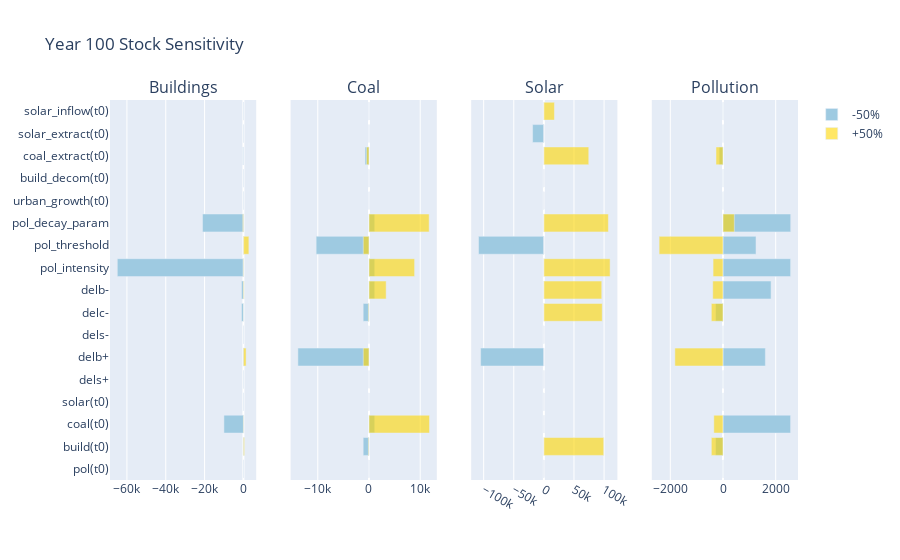

Notebook source saved alongside this figure:
### Code cell
concerns = ["buildings", "coal", "solar", "pollution"]
s_or_f = ["stock",  "flux"]
fig = plot_value_at_time(concerns, "stock")
fig.write_image(f"sens_figures/update_230517/yr_100_stock.png")
fig.show()

### Figure 1 — Plotly figure (JSON) as saved in the notebook; plotly's stock layout.template omitted (floating-point values rounded to 4 significant figures)
{"data": [{"marker": {"color": "rgb(158, 202, 225)"}, "name": "-50%", "orientation": "h", "showlegend": true, "type": "bar", "x": [0, -91.3, -10050.0, 0, 0, 304.3, 0, -986.9, -987.1, -64950.0, 1.137e-13, -21060.0, 0, 0, -281.7, 0, 0], "xaxis": "x", "y": ["pol(t0)", "build(t0)", "coal(t0)", "solar(t0)", "dels+", "delb+", "dels-", "delc-", "delb-", "pol_intensity", "pol_threshold", "pol_decay_param", "urban_growth(t0)", "build_decom(t0)", "coal_extract(t0)", "solar_extract(t0)", "solar_inflow(t0)"], "yaxis": "y"}, {"marker": {"color": "rgba(255,215,0,0.6)"}, "name": "+50%", "orientation": "h", "showlegend": true, "type": "bar", "x": [0, 529.1, 178.2, 0, 0, 1366.0, 0, 84.66, 338.7, -208.6, 2805.0, -363.1, 0, 0, -2.274e-13, 0, 0], "xaxis": "x", "y": ["pol(t0)", "build(t0)", "coal(t0)", "solar(t0)", "dels+", "delb+", "dels-", "delc-", "delb-", "pol_intensity", "pol_threshold", "pol_decay_param", "urban_growth(t0)", "build_decom(t0)", "coal_extract(t0)", "solar_extract(t0)", "solar_inflow(t0)"], "yaxis": "y"}, {"marker": {"color": "rgb(158, 202, 225)"}, "name": "-50%", "orientation": "h", "showlegend": false, "type": "bar", "x": [0, -1136.0, 1120.0, 0, 0, -13880.0, 0, -1136.0, 1120.0, 1120.0, -10320.0, 1120.0, 0, 0, -770.4, 0, 0], "xaxis": "x2", "y": ["pol(t0)", "build(t0)", "coal(t0)", "solar(t0)", "dels+", "delb+", "dels-", "delc-", "delb-", "pol_intensity", "pol_threshold", "pol_decay_param", "urban_growth(t0)", "build_decom(t0)", "coal_extract(t0)", "solar_extract(t0)", "solar_inflow(t0)"], "yaxis": "y2"}, {"marker": {"color": "rgba(255,215,0,0.6)"}, "name": "+50%", "orientation": "h", "showlegend": false, "type": "bar", "x": [0, -113.2, 11810.0, 0, 0, -1120.0, 0, -113.2, 3352.0, 8908.0, -1120.0, 11750.0, 0, 0, -459.9, 0, 0], "xaxis": "x2", "y": ["pol(t0)", "build(t0)", "coal(t0)", "solar(t0)", "dels+", "delb+", "dels-", "delc-", "delb-", "pol_intensity", "pol_threshold", "pol_decay_param", "urban_growth(t0)", "build_decom(t0)", "coal_extract(t0)", "solar_extract(t0)", "solar_inflow(t0)"], "yaxis": "y2"}, {"marker": {"color": "rgb(158, 202, 225)"}, "name": "-50%", "orientation": "h", "showlegend": false, "type": "bar", "x": [0, 0, 0, 0, 0, -105000, 0, 0, 0, 0, -108600.0, 0, 0, 0, 0, -18700.0, 0], "xaxis": "x3", "y": ["pol(t0)", "build(t0)", "coal(t0)", "solar(t0)", "dels+", "delb+", "dels-", "delc-", "delb-", "pol_intensity", "pol_threshold", "pol_decay_param", "urban_growth(t0)", "build_decom(t0)", "coal_extract(t0)", "solar_extract(t0)", "solar_inflow(t0)"], "yaxis": "y3"}, {"marker": {"color": "rgba(255,215,0,0.6)"}, "name": "+50%", "orientation": "h", "showlegend": false, "type": "bar", "x": [0, 99460.0, 0, 0, 0, 0, 0, 96880.0, 96130.0, 110000.0, 0, 107100.0, 0, 0, 74570.0, 0, 17540.0], "xaxis": "x3", "y": ["pol(t0)", "build(t0)", "coal(t0)", "solar(t0)", "dels+", "delb+", "dels-", "delc-", "delb-", "pol_intensity", "pol_threshold", "pol_decay_param", "urban_growth(t0)", "build_decom(t0)", "coal_extract(t0)", "solar_extract(t0)", "solar_inflow(t0)"], "yaxis": "y3"}, {"marker": {"color": "rgb(158, 202, 225)"}, "name": "-50%", "orientation": "h", "showlegend": false, "type": "bar", "x": [2.798e-05, -282.4, 2565.0, 0, 0, 1608.0, 0, -282.4, 1824.0, 2566.0, 1252.0, 2569.0, 0, 0, -147.0, 0, 0], "xaxis": "x4", "y": ["pol(t0)", "build(t0)", "coal(t0)", "solar(t0)", "dels+", "delb+", "dels-", "delc-", "delb-", "pol_intensity", "pol_threshold", "pol_decay_param", "urban_growth(t0)", "build_decom(t0)", "coal_extract(t0)", "solar_extract(t0)", "solar_inflow(t0)"], "yaxis": "y4"}, {"marker": {"color": "rgba(255,215,0,0.6)"}, "name": "+50%", "orientation": "h", "showlegend": false, "type": "bar", "x": [2.798e-05, -443.1, -348.1, 0, 0, -1826.0, 0, -443.1, -388.8, -377.0, -2425.0, 430.3, 0, 0, -265.9, 0, 0], "xaxis": "x4", "y": ["pol(t0)", "build(t0)", "coal(t0)", "solar(t0)", "dels+", "delb+", "dels-", "delc-", "delb-", "pol_intensity", "pol_threshold", "pol_decay_param", "urban_growth(t0)", "build_decom(t0)", "coal_extract(t0)", "solar_extract(t0)", "solar_inflow(t0)"], "yaxis": "y4"}], "layout": {"annotations": [{"font": {"size": 16}, "showarrow": false, "text": "Buildings", "x": 0.1062, "xanchor": "center", "xref": "paper", "y": 1, "yanchor": "bottom", "yref": "paper"}, {"font": {"size": 16}, "showarrow": false, "text": "Coal", "x": 0.3688, "xanchor": "center", "xref": "paper", "y": 1, "yanchor": "bottom", "yref": "paper"}, {"font": {"size": 16}, "showarrow": false, "text": "Solar", "x": 0.6313, "xanchor": "center", "xref": "paper", "y": 1, "yanchor": "bottom", "yref": "paper"}, {"font": {"size": 16}, "showarrow": false, "text": "Pollution", "x": 0.8938, "xanchor": "center", "xref": "paper", "y": 1, "yanchor": "bottom", "yref": "paper"}], "barmode": "overlay", "title": {"text": "Year 100 Stock Sensitivity"}, "xaxis": {"anchor": "y", "domain": [0, 0.2125]}, "xaxis2": {"anchor": "y2", "domain": [0.2625, 0.475]}, "xaxis3": {"anchor": "y3", "domain": [0.525, 0.7375]}, "xaxis4": {"anchor": "y4", "domain": [0.7875, 1]}, "yaxis": {"anchor": "x", "domain": [0, 1]}, "yaxis2": {"anchor": "x2", "domain": [0, 1], "matches": "y", "showticklabels": false}, "yaxis3": {"anchor": "x3", "domain": [0, 1], "matches": "y", "showticklabels": false}, "yaxis4": {"anchor": "x4", "domain": [0, 1], "matches": "y", "showticklabels": false}}}
